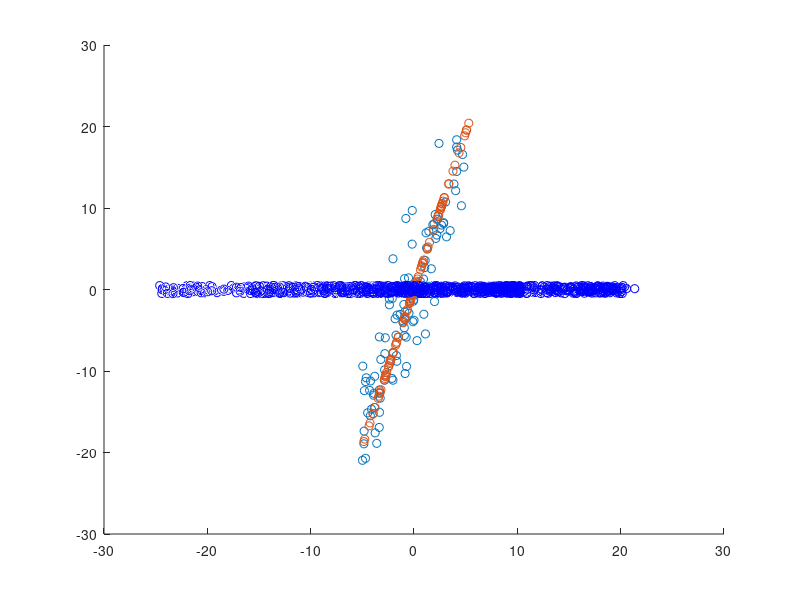

Recreate this plot in MATLAB. (Note: this script raises an error after producing the figure.)
x = 10*rand(100,1)-5;
y = 3*x + 4*randn(100,1);
A = [x y];
A = A - mean(A);


[U,S,V] = svd(A);
t = U(:,1)* S(1,1);
proj_point = zeros(2, 100);
vert = zeros(2,100)
for i = 1: 100
    proj_point (:, i)= V(:,1) * t(i);
    vert(:,i)= [x(i);y(i)] - proj_point (:, i);
end


scatter(x,y)
hold on

scatter(proj_point(1,:),proj_point(2, :)) 
%%
theta = 0:0.01:5*pi;
r = 1.5*theta;
evar = 1;
x = r.*cos(theta) + evar*randn(size(r));
y = r.*sin(theta) + evar*randn(size(r));
z = rand(size(r));
data = [x' z' y'];
data = data - mean(data);
plot3(data(:,1),data(:,2),data(:,3),'bo')
A= [x;y;z]';

[U,S,V] = svds(A);
v1=V(:,1);
v2=V(:,2);
score1 = []
for i = 1: size(A)
    score1(i)= A(i,:)'.* v1';
end
